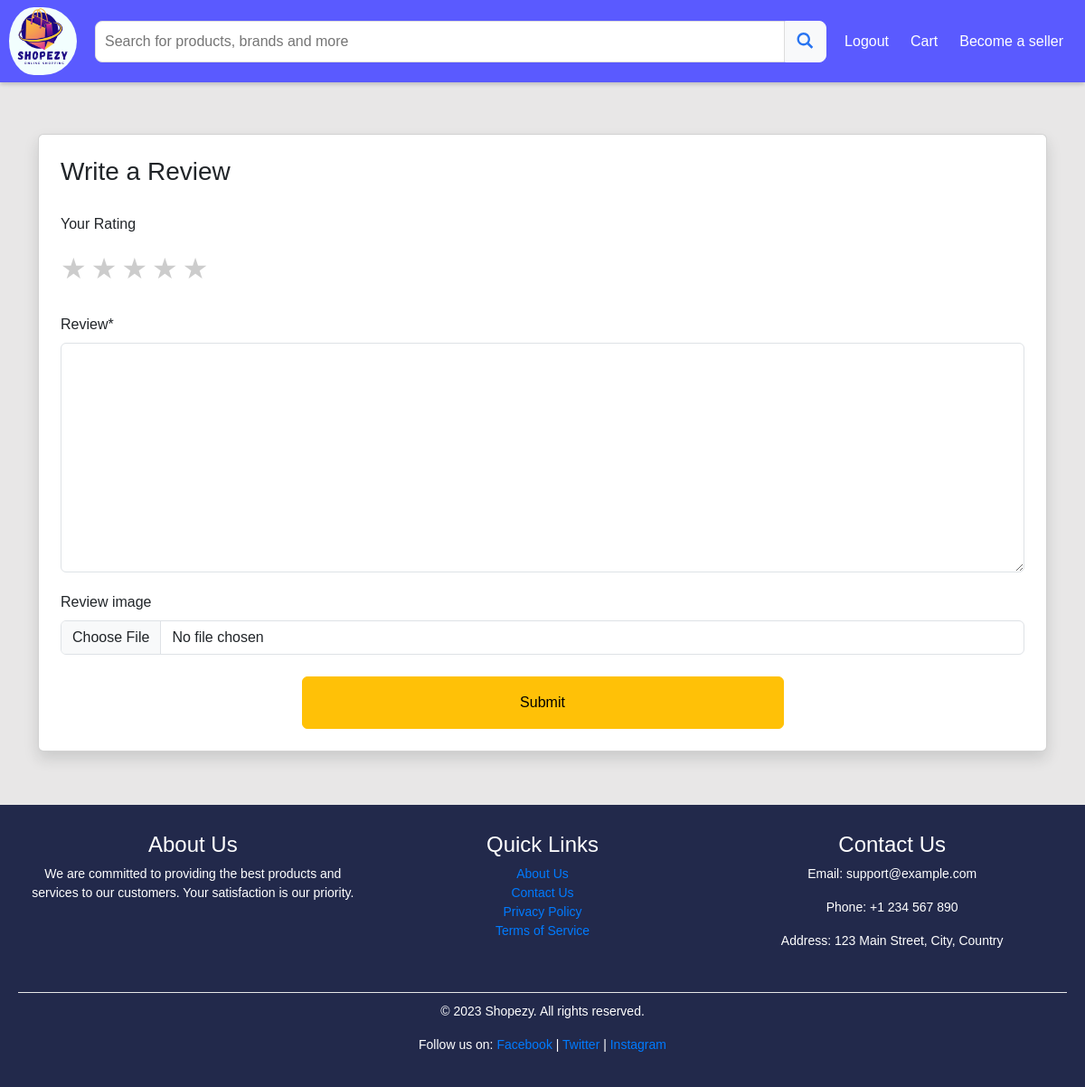
The app's page /coreapp/productreview/14/ (signed in), older data.
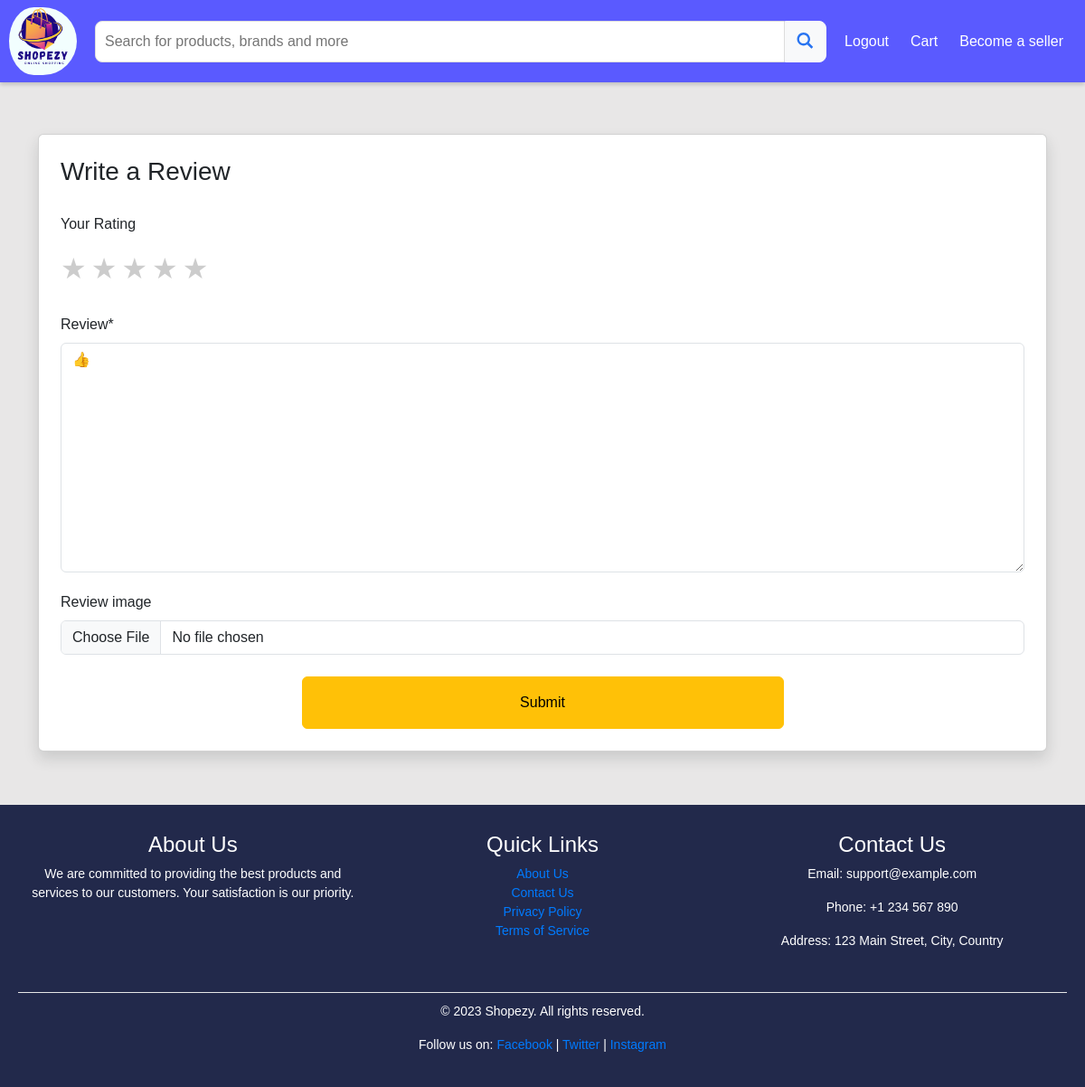
The same page, newer data.
### coreapp/models.py (models this page shows, shortened)
class ReviewsModel(models.Model):
    review_id=models.AutoField(primary_key=True)
    user_id=models.ForeignKey(Custom_UserModel,on_delete=models.CASCADE)
    product_id=models.ForeignKey(ProductModel,on_delete=models.CASCADE)
    rating=models.IntegerField(default=5,choices=[(i, str(i)) for i in range(1, 6)])
    review=models.TextField(max_length=1000)
    review_image=models.ImageField(upload_to='review_image/',null=True,blank=True)
    created_at=models.DateField(auto_now_add=True)

### coreapp/views.py (the view, shortened to what this page needs)
# urls.py: path('productreview/<int:id>/',views.ProductReview.as_view(),name='productreview'),
@method_decorator(login_required,name='dispatch')
class ProductReview(View):
    def get(self, request, *args, **kwargs):
        user_id = Custom_UserModel.objects.filter(id=request.user.id).first()
        if not user_id:
            messages.error(request,"You Are Logged In but not as a Valid User. Kindly Register Properly.")
            return redirect('openpage')
        product_id = kwargs['id']
        product = ProductModel.objects.get(product_id=product_id)
        has_purchased = OrdersModel.objects.filter(
            user_id=user_id,
            order_items__product_id=product
        ).exists()
        reviewed = ReviewsModel.objects.filter(
            user_id=user_id,
            product_id=product
            ).first()
        if has_purchased and reviewed:
            form=ReviewsForm(instance=reviewed)
        else:
            form=ReviewsForm()
        context = {
            'form':form,
            'has_purchased':has_purchased
        }
        return render(request,'coreap/product_review.html',context)

### coreapp/forms.py
class ReviewsForm(forms.ModelForm):
    rating = forms.ChoiceField(
    choices=RATING_CHOICES,
    widget=forms.RadioSelect(attrs={'class': 'star-rating'})
    )
    class Meta:
        model = ReviewsModel
        fields = ['rating', 'review', 'review_image']

### templates/coreap/product_review.html (shortened to what this page needs)
{% extends 'base.html' %}
{% load crispy_forms_tags %}
{% block content %}
{% block navbar %}
  {% if request.user.is_authenticated %}
    {% include 'partials/loginnav.html' %}
  {% else %}
    {% include 'partials/nav.html' %}
  {% endif %}
{% endblock navbar %}
{% if has_purchased %}
<div class="container my-5">
  <div class="card p-4 shadow">
    <h3 class="mb-4">Write a Review</h3>
    <form method="post" enctype="multipart/form-data">
      <div class="mb-3">
        <label class="form-label d-block">Your Rating</label>
        <div class="star-rating-group">
          {% for i in "54321" %}
            <label for="star{{ i }}">★</label>
          {% endfor %}
        </div>
      </div>
      {{ form.review|as_crispy_field }}
      {{ form.review_image|as_crispy_field }}
      <div class="text-center">
      <button type="submit" class="btn btn-warning mt-2 w-50 py-3">Submit</button>
    </div>
    </form>
  </div>
</div>
{% endif %}
{% endblock %}

Row changes from the older to the newer data that the page shows:
added ReviewsModel: review "👍"
